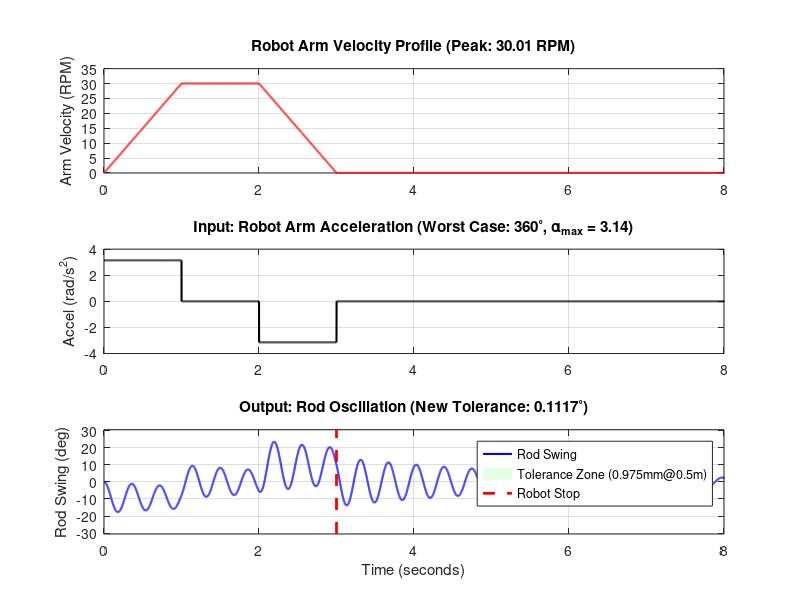

The MATLAB source for this figure:
%% Final Custom Proof: Pin Rod Dynamics with New Tolerance & RPM
clear; clc; close all;

% --- 1. Constant Times (Locked Trapezoidal Profile: 0.8s each) ---
ta = 1; tc = 1; td = 1;
Tw = ta + tc + td; 

% --- 2. Data from SolidWorks (g, mm, g*mm^2) ---
m_g = 165;              
L_mm = 99;              
r_com_mm = 28.81;       
Izz_g_mm2 = 151977.27;  

% --- Conversion to SI Units (kg, m, kg*m^2) ---
m = m_g / 1000;          
L = L_mm / 1000;         
r_com = r_com_mm / 1000; 
Izz = Izz_g_mm2 / 10^9; 

% --- 3. Other Parameters ---
r_arm = 0.5;            % แขนหุ่นยนต์ยาว 0.5 m
theta_total = 2 * pi;   % Worst Case: หมุน 360 องศา
zeta = 0.02;            % Damping Ratio
g = 9.81;

% NEW: เกณฑ์ Tolerance ล่าสุด (0.975 mm @ 0.5 m)
linear_tol_mm = 0.975;
phi_limit_deg = rad2deg(linear_tol_mm / (r_arm * 1000)); % 0.1117 องศา

% --- 4. Trajectory & Dynamics Calculation ---
alpha_max = theta_total / (ta * (ta + tc)); 
wn = sqrt((m * g * r_com) / Izz); 
dt = 0.001; 
t = 0:dt:Tw + 10; % ขยายเวลาดูการแกว่งยาวขึ้น

alpha_t = zeros(size(t));
for i = 1:length(t)
    if t(i) <= ta
        alpha_t(i) = alpha_max;
    elseif t(i) > ta && t(i) <= (ta + tc)
        alpha_t(i) = 0;
    elseif t(i) > (ta + tc) && t(i) <= Tw
        alpha_t(i) = -alpha_max;
    else
        alpha_t(i) = 0;
    end
end

% NEW: คำนวณความเร็วเชิงมุมและแปลงเป็น RPM
omega_t = cumtrapz(t, alpha_t);
rpm_t = omega_t * (60 / (2 * pi));

% --- 5. Transfer Function Simulation ---
b = 2 * zeta * wn * Izz;
num = [-(m * r_arm * r_com)];
den = [Izz, b, (m * g * r_com)];
sys = tf(num, den);
[phi, t_out] = lsim(sys, alpha_t, t);
phi_deg = rad2deg(phi);

% --- 6. Analysis Calculation ---
idx_stop = find(t >= Tw, 1);
phi_at_stop_deg = phi_deg(idx_stop);
linear_error_at_stop = abs(phi(idx_stop) * L * 1000); % mm

% --- 7. Visualization (Added RPM & New Tolerance) ---
fig = figure('Color', 'w', 'Position', [100 100 1000 800]);

% กราฟ 1: Velocity Profile (RPM)
subplot(3,1,1);
plot(t, rpm_t, 'r', 'LineWidth', 1.5); grid on;
ylabel('Arm Velocity (RPM)');
title(sprintf('Robot Arm Velocity Profile (Peak: %.2f RPM)', max(rpm_t)));
xlim([0 Tw + 5]);

% กราฟ 2: Acceleration
subplot(3,1,2);
plot(t, alpha_t, 'k', 'LineWidth', 1.5); grid on;
ylabel('Accel (rad/s^2)');
title(['Input: Robot Arm Acceleration (Worst Case: 360^\circ, \alpha_{max} = ', num2str(alpha_max, '%.2f'), ')']);
xlim([0 Tw + 5]);

% กราฟ 3: Rod Response
subplot(3,1,3);
plot(t, phi_deg, 'b', 'LineWidth', 1.5); hold on;

% พื้นที่ยอมรับตามเกณฑ์ใหม่ (0.1117 องศา)
patch([0 t(end) t(end) 0], [-phi_limit_deg -phi_limit_deg phi_limit_deg phi_limit_deg], ...
      [0.8 1 0.8], 'FaceAlpha', 0.5, 'EdgeColor', 'none');

% เส้นสีแดงแสดงจุดที่หุ่นยนต์หยุด
y_limit = max(abs(phi_deg)) * 1.3;
line([Tw Tw], [-y_limit y_limit], 'Color', 'r', 'LineStyle', '--', 'LineWidth', 2);

grid on; ylabel('Rod Swing (deg)'); xlabel('Time (seconds)');
title(['Output: Rod Oscillation (New Tolerance: ', num2str(phi_limit_deg, '%.4f'), '^\circ)']);
xlim([0 Tw + 5]); ylim([-y_limit y_limit]);
legend('Rod Swing', 'Tolerance Zone (0.975mm@0.5m)', 'Robot Stop');

% --- 8. Display Results in Command Window ---
fprintf('\n================ ANALYSIS SUMMARY (360 DEG CASE) ================\n');
fprintf('Peak Velocity:      %.2f RPM\n', max(rpm_t));
fprintf('Alpha Max:          %.4f rad/s^2\n', alpha_max);
fprintf('Target Tolerance:   +/- %.4f degrees\n', phi_limit_deg);
fprintf('Final Angle Error:  %.4f degrees\n', phi_at_stop_deg);
fprintf('Error Ratio:        %.1f times over limit\n', abs(phi_at_stop_deg)/phi_limit_deg);

if abs(phi_at_stop_deg) > phi_limit_deg
    fprintf('STATUS:             FAILED\n');
else
    fprintf('STATUS:             PASSED\n');
end
fprintf('==================================================================\n');
